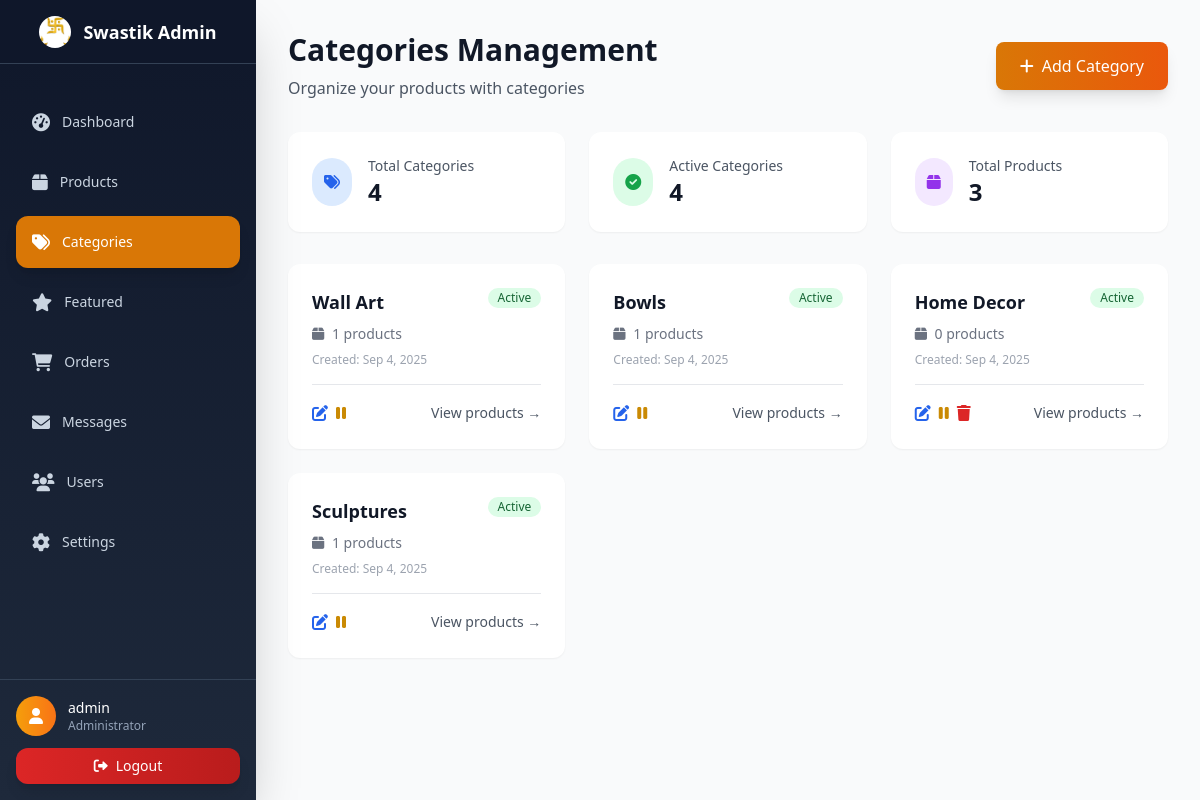
Screenshot of /categories.php (signed in) with the database file from the repository.
### tables this page shows
CREATE TABLE `categories` (
  `id` int(10) UNSIGNED NOT NULL AUTO_INCREMENT,
  `name` varchar(150) NOT NULL,
  `is_active` tinyint(1) NOT NULL DEFAULT 1,
  `created_at` timestamp NOT NULL DEFAULT current_timestamp(),
  PRIMARY KEY (`id`)
);

### public/categories.php (the view, shortened to what this page needs)
<?php
require_once "../config/db.php";
try {
    $stmt = $conn->query("
        SELECT c.id, c.name, c.is_active, c.created_at, COUNT(p.id) as product_count
        FROM categories c
        LEFT JOIN products p ON c.id = p.category_id
        GROUP BY c.id, c.name, c.is_active, c.created_at
        ORDER BY c.created_at DESC
    ");
    $categories = $stmt->fetchAll(PDO::FETCH_ASSOC);
} catch (PDOException $e) {
    $categories = [];
    $error = "Failed to fetch categories: " . $e->getMessage();
}
?>
<!DOCTYPE html>
<html lang="en">
<head>
    <script src="https://cdn.tailwindcss.com"></script>
    <link href="https://cdnjs.cloudflare.com/ajax/libs/font-awesome/6.0.0/css/all.min.css" rel="stylesheet">
</head>
<body class="bg-gray-50 min-h-screen">
<?php include "../assets/partials/navbar.php"; ?>
<div class="lg:ml-64 min-h-screen">
    <div class="max-w-7xl mx-auto px-4 sm:px-6 lg:px-8 py-8">
    <div class="flex justify-between items-center mb-8 fade-in">
        <div>
            <h1 class="text-3xl font-bold text-gray-900">Categories Management</h1>
            <p class="text-gray-600 mt-2">Organize your products with categories</p>
        </div>
        <button onclick="openAddModal()"
                class="bg-gradient-to-r from-amber-600 to-orange-600 text-white px-6 py-3 rounded-lg font-medium hover:from-amber-700 hover:to-orange-700 transition-all duration-300 shadow-lg hover:shadow-xl">
            <i class="fas fa-plus mr-2"></i>Add Category
        </button>
    </div>
    <div class="grid grid-cols-1 md:grid-cols-3 gap-6 mb-8">
        <div class="bg-white rounded-xl shadow-sm p-6 fade-in">
            <div class="flex items-center">
                <div class="bg-blue-100 p-3 rounded-full mr-4">
                    <i class="fas fa-tags text-blue-600"></i>
                </div>
                <div>
                    <p class="text-sm text-gray-600">Total Categories</p>
                    <p class="text-2xl font-bold text-gray-900"><?= count($categories) ?></p>
                </div>
            </div>
        </div>
        <div class="bg-white rounded-xl shadow-sm p-6 fade-in">
            <div class="flex items-center">
                <div class="bg-green-100 p-3 rounded-full mr-4">
                    <i class="fas fa-check-circle text-green-600"></i>
                </div>
                <div>
                    <p class="text-sm text-gray-600">Active Categories</p>
                    <p class="text-2xl font-bold text-gray-900"><?= count(array_filter($categories, fn($c) => $c['is_active'])) ?></p>
                </div>
            </div>
        </div>
        <div class="bg-white rounded-xl shadow-sm p-6 fade-in">
            <div class="flex items-center">
                <div class="bg-purple-100 p-3 rounded-full mr-4">
                    <i class="fas fa-box text-purple-600"></i>
                </div>
                <div>
                    <p class="text-sm text-gray-600">Total Products</p>
                    <p class="text-2xl font-bold text-gray-900"><?= array_sum(array_column($categories, 'product_count')) ?></p>
                </div>
            </div>
        </div>
    </div>
    <div class="grid grid-cols-1 md:grid-cols-2 lg:grid-cols-3 gap-6 fade-in">
        <?php foreach ($categories as $category): ?>
            <div class="bg-white rounded-xl shadow-sm p-6 hover:shadow-md transition-shadow duration-300">
                <div class="flex items-start justify-between mb-4">
                    <div class="flex-1">
                        <h3 class="text-lg font-semibold text-gray-900 mb-2"><?= htmlspecialchars($category['name']) ?></h3>
                        <p class="text-sm text-gray-500 mb-2">
                            <i class="fas fa-box mr-1"></i>
                            <?= $category['product_count'] ?> products
                        </p>
                        <p class="text-xs text-gray-400">
                            Created: <?= date('M j, Y', strtotime($category['created_at'])) ?>
                        </p>
                    </div>
                    <div class="flex items-center space-x-2">
                        <span class="inline-flex items-center px-2.5 py-0.5 rounded-full text-xs font-medium <?= $category['is_active'] ? 'bg-green-100 text-green-800' : 'bg-red-100 text-red-800' ?>">
                            <?= $category['is_active'] ? 'Active' : 'Inactive' ?>
                        </span>
                    </div>
                </div>
                <div class="flex items-center justify-between pt-4 border-t border-gray-200">
                    <div class="flex space-x-2">
                        <button onclick="openEditModal(<?= $category['id'] ?>, '<?= htmlspecialchars($category['name'], ENT_QUOTES) ?>')"
                                class="text-blue-600 hover:text-blue-800 transition-colors duration-200">
                            <i class="fas fa-edit"></i>
                        </button>
                        <a href="?action=toggle&id=<?= $category['id'] ?>"
                           class="text-<?= $category['is_active'] ? 'yellow' : 'green' ?>-600 hover:text-<?= $category['is_active'] ? 'yellow' : 'green' ?>-800 transition-colors duration-200">
                            <i class="fas fa-<?= $category['is_active'] ? 'pause' : 'play' ?>"></i>
                        </a>
                        <?php if ($category['product_count'] == 0): ?>
                            <button onclick="deleteCategory(<?= $category['id'] ?>)"
                                    class="text-red-600 hover:text-red-800 transition-colors duration-200">
                                <i class="fas fa-trash"></i>
                            </button>
                        <?php endif; ?>
                    </div>
                    <a href="products.php?category=<?= $category['id'] ?>"
                       class="text-sm text-gray-600 hover:text-gray-800 transition-colors duration-200">
                        View products →
                    </a>
                </div>
            </div>
        <?php endforeach; ?>
    </div>
</div>
</body>
</html>

### public/categories.php (style rules this page uses)
.fade-in { animation: fadeIn 0.6s ease-in; }

### rows the page displays
categories: name "Wall Art", product_count "1", created_at "Sep 4, 2025", is_active "Active"
categories: name "Bowls", product_count "1", created_at "Sep 4, 2025", is_active "Active"
categories: name "Home Decor", product_count "0", created_at "Sep 4, 2025", is_active "Active"
categories: name "Sculptures", product_count "1", created_at "Sep 4, 2025", is_active "Active"

### other values shown
$_SESSION['admin_username'] "admin"
count($categories) "4"
count(array_filter($categories, fn($c) => $c['is_active'])) "4"
array_sum(array_column($categories, 'product_count')) "3"
